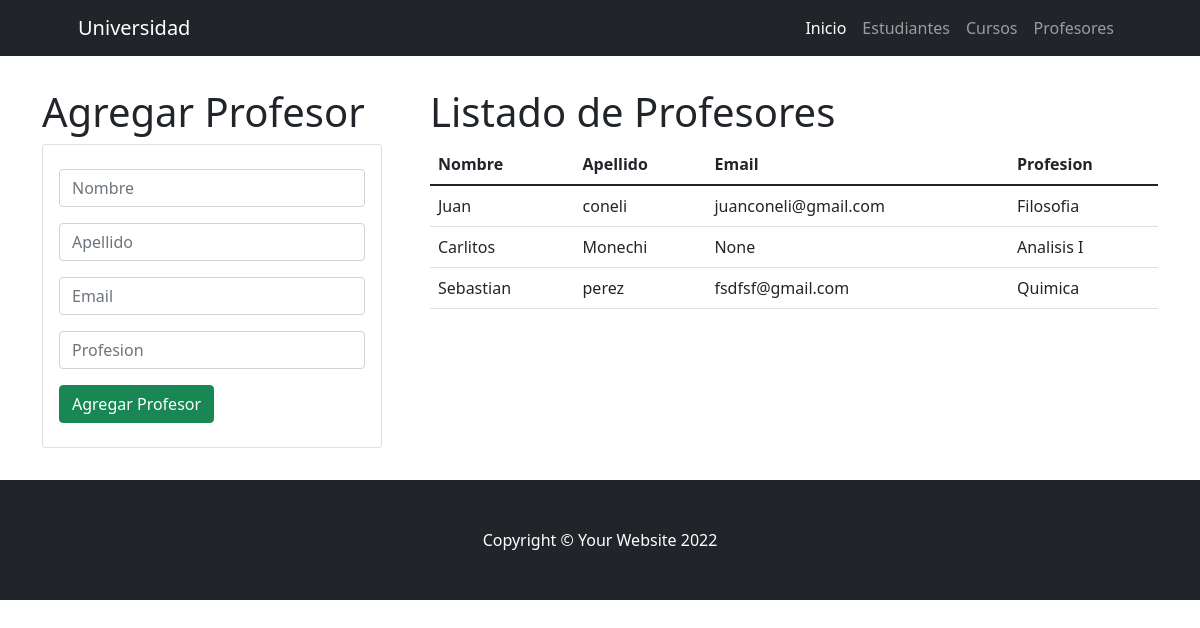
The page /profesores/ on the database its author committed.
### Aplicaciones/Academico/models.py (models this page shows)
class Profesores(models.Model):
    nombre = models.CharField(max_length=20)
    apellido = models.CharField(max_length=20)
    email = models.EmailField(blank=True,null=True)
    profesion = models.CharField(max_length=20)

### Aplicaciones/Academico/views.py (the view)
# urls.py: path('profesores/',profesores,name="profesores"),
def profesores(request):
    profesores= Profesores.objects.all()
    return render(request,"profesores.html",{"profesores":profesores})

### Aplicaciones/Academico/templates/profesores.html (shortened to what this page needs)
{% extends 'base.html' %}
{% load static %}
{% block contenido %}
<div class="row gx-lg-5">
    <div class="col-sm-12 col-md-6 col-lg-4 col-xl-4 py-2">
        <h1>Agregar Profesor</h1>
        <div class="card ">
            <div class="card-body ">
                <form action="/registrarProfesor/"" method="post">{% csrf_token %}
                    <div class="form-group py-2">
                        <input type="text" id="txtNombre" name="txtNombre" class="form-control" placeholder="Nombre" maxlength="50" required>
                    </div>
                    <div class="form-group py-2">
                        <input type="text" id="txtApellido" name="txtApellido" class="form-control" placeholder="Apellido" maxlength="50" required>
                    </div>
                    <div class="form-group py-2">
                        <input type="text" id="txtEmail" name="txtEmail" class="form-control" placeholder="Email" maxlength="50" required>
                    </div>
                    <div class="form-group py-2">
                        <input type="text" id="txtProfesion" name="txtProfesion" class="form-control" placeholder="Profesion" maxlength="50" required>
                    </div>
                    <div class="form-group py-2">
                       <button type="submit" class="btn btn-success btn-block text-white">Agregar Profesor</button>
                    </div>
                </form>
            </div>
        </div>
    </div>
    <div class="col-sl-12 col-md-6 col-lg-8 col-xl-8">
        <div class="table-responsive py-2">
            <h1>Listado de Profesores</h1>
            <table class="table talbe-striped py-2">
                <thead>
                    <tr>
                        <th>Nombre</th>
                        <th>Apellido</th>
                        <th>Email</th>
                        <th>Profesion</th>
                    </tr>
                </thead>
                <tbody>
                    {% for p in profesores %}
                    <tr>
                        <td>{{p.nombre}}</td>
                        <td>{{p.apellido}}</td>
                        <td>{{p.email}}</td>
                        <td>{{p.profesion}}</td>
                    </tr>
                    {% endfor %}
                </tbody>
            </table>
        </div>
    </div>
</div>
{% endblock %}

### rows shown on the page
Profesores: nombre "Juan", apellido "coneli", email "juanconeli@gmail.com", profesion "Filosofia"
Profesores: nombre "Carlitos", apellido "Monechi", email "None", profesion "Analisis I"
Profesores: nombre "Sebastian", apellido "perez", email "fsdfsf@gmail.com", profesion "Quimica"
